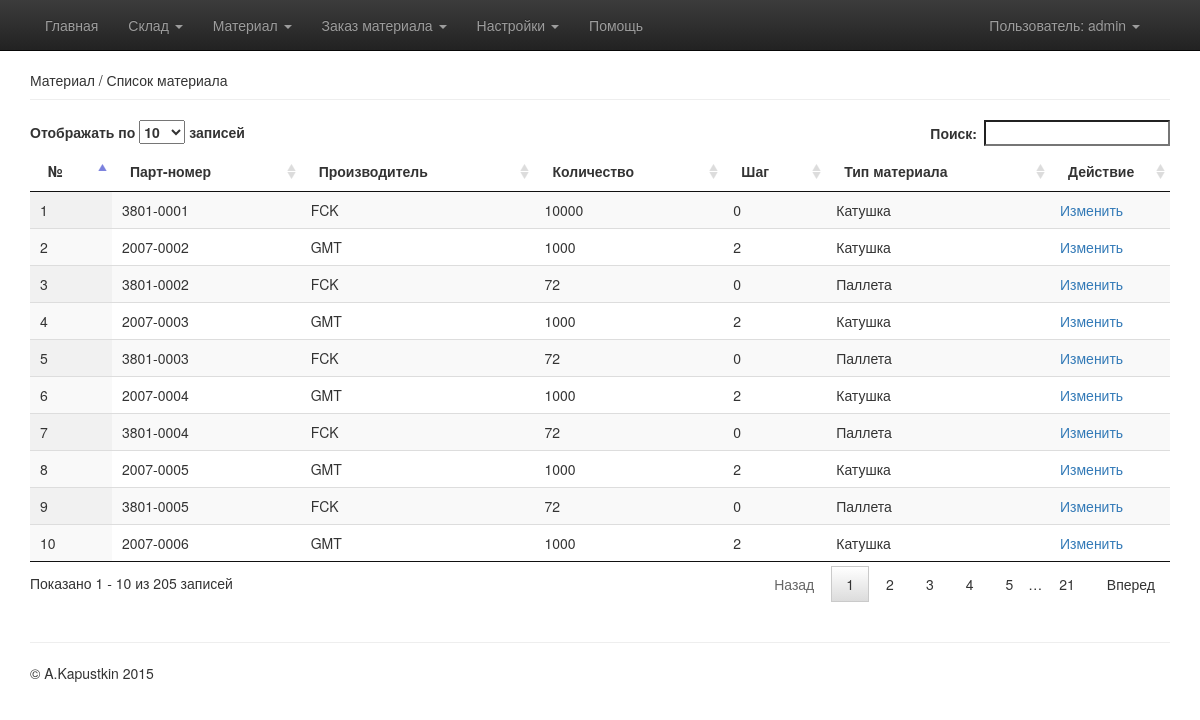
/material/list/ (signed in), run on the app's committed database.
### app/modules/users/models.py (models this page shows, shortened)
class User(db.Model, UserMixin):
        __tablename__ = 'tbl_users_list'
        id = db.Column(db.Integer, primary_key=True, autoincrement='ignore_fk')
        gen = db.Column(db.String(12), unique=True)
        login = db.Column(db.String(50), unique=True)
        password = db.Column(db.String(200))
        full_name = db.Column(db.String(200))
        user_role = db.Column(db.SmallInteger, default=role.user)
        job = db.Column(db.String(200))
        email = db.Column(db.String(200))
        birthday = db.Column(db.Date())
        invite_date = db.Column(db.Date())
        last_login = db.Column(db.Date())
        ip = db.Column(db.String(200))
        status = db.Column(db.SmallInteger, default=status.new)
        def is_authenticated(self):
            return True

### app/modules/material/models.py (models this page shows, shortened)
class Material(db.Model):
        __tablename__ = 'tbl_material'
        id = db.Column(db.Integer, primary_key=True, autoincrement='ignore_fk')
        part = db.Column(db.String(12), unique=True)
        vendor = db.Column(db.String(50))
        qty = db.Column(db.Integer)
        pitch = db.Column(db.SmallInteger)
        type = db.Column(db.SmallInteger)
        def get_type(self):
            tp = material_type()
            return tp.get_type(self.type)

### app/modules/material/views.py (the view)
@app.route('/material/list/')
@role_required()
def material_list():
    material_list = Material.query.order_by(Material.id)
    material = []
    for item in material_list:
        item.type_name = Material.get_type(item)
        material.append(item)
    return render_template('material/list.html', material_list=material_list)

### app/__init__.py (called while the page is built)
@login_manager.user_loader
def load_user(user_id):
    return db.session.query(User).get(user_id)

@app.before_request
def make_session_permanent():
    session.permanent = True
    app.permanent_session_lifetime = timedelta(minutes=60)

### app/modules/material/constants.py (called while the page is built)
    def get_type(self, type):
        if type is None:
            return None
        else:
            return self.type_names[type]

### app/views.py (called while the page is built, shortened)
def role_required(*roles):
    def wrapper(fn):
        @wraps(fn)
        def decorated_view(*args, **kwargs):
            if not current_user.is_authenticated():
                return current_app.login_manager.unauthorized()
            else:
                if not roles:
                    return fn(*args, **kwargs)
        return decorated_view
    return wrapper

### app/templates/material/list.html (shortened to what this page needs)
{% extends "base.html" %}
{%  block styles %}
    <link rel="stylesheet" type="text/css" href="{{ url_for('static', filename='css/dataTables/jquery.dataTables.css') }}" >
{% endblock %}
{% block content %}
    <div id="content">
        <div class="page-header">Материал / Список материала</div>
        <table id="tbl_Data" class="display">
            <thead>
                <tr>
                    <th>№</th>
                    <th>Парт-номер</th>
                    <th>Производитель</th>
                    <th>Количество</th>
                    <th>Шаг</th>
                    <th>Тип материала</th>
                    <th>Действие</th>
                </tr>
            </thead>
            <tbody>
             {% for item in material_list %}
             <tr>
                 <td>{{ loop.index }}</td>
                 <td>{{ item.part }}</td>
                 <td>{{ item.vendor }}</td>
                 <td>{{ item.qty }}</td>
                 <td>{{ item.pitch }}</td>
                 <td>{{ item.type_name}}</td>
                 <td width="100px">
                     <a class="edit" href="{{url_for('material_edit', part_name=item.part)}}">Изменить</a>
                 </td>
             </tr>
             {% endfor %}
            </tbody>
        </table>
    </div>
{% endblock %}

### app/templates/base.html (shortened to what this page needs)
<!DOCTYPE html>
<html lang="ru">
<head>
    <link href="{{ url_for('static', filename='css/bootstrap/bootstrap.min.css') }}" rel="stylesheet">
    <link href="{{ url_for('static', filename='css/bootstrap/bootstrap-theme.min.css') }}" rel="stylesheet">
    {% block styles %}{% endblock %}
</head>
<body>
<div class="navbar navbar-inverse navbar-fixed-top" role="navigation">
      <div class="container">
        <div class="navbar-header">
        <div class="navbar-collapse collapse">
          <ul class="nav navbar-nav">
            <li ><a href="/">Главная</a></li>
            <li class="dropdown">
              <a href="#" class="dropdown-toggle" data-toggle="dropdown">Склад <b class="caret"></b></a>
            </li>
            <li class="dropdown">
              <a href="#" class="dropdown-toggle" data-toggle="dropdown">Материал <b class="caret"></b></a>
            </li>
            <li class="dropdown">
              <a href="#" class="dropdown-toggle" data-toggle="dropdown">Заказ материала <b class="caret"></b></a>
            </li>
            {% if current_user.user_role == 0 %}
            <li class="dropdown">
              <a href="#" class="dropdown-toggle" data-toggle="dropdown">Настройки <b class="caret"></b></a>
            </li>
            {% endif %}
            <li><a href="{{ url_for('help_about') }}">Помощь</a></li>
          </ul>
        </div>
        </div>
        <div class="navbar-collapse collapse">
            <div class="navbar-form navbar-right" style="margin: 0px">
                <ul class="nav navbar-nav">
                <li class="dropdown">
                <a href="#" class="dropdown-toggle" data-toggle="dropdown">Пользователь: {{ current_user.login }} <b class="caret"></b></a>
                </li>
              </ul>
            </div>
        </div>
      </div>
    </div>
    <div class="container">
      <div style="height: 30px"></div>
      {% block content %}
      {% endblock %}
      <hr>
      <footer>
        <p>&copy; A.Kapustkin 2015</p>
      </footer>
    </div>
</body>
</html>

### data on the page
User: login "admin"
Material: part "3801-0001", vendor "FCK", qty "10000", pitch "0", type_name "Катушка"
Material: part "2007-0002", vendor "GMT", qty "1000", pitch "2", type_name "Катушка"
Material: part "3801-0002", vendor "FCK", qty "72", pitch "0", type_name "Паллета"
Material: part "2007-0003", vendor "GMT", qty "1000", pitch "2", type_name "Катушка"
Material: part "3801-0003", vendor "FCK", qty "72", pitch "0", type_name "Паллета"
Material: part "2007-0004", vendor "GMT", qty "1000", pitch "2", type_name "Катушка"
Material: part "3801-0004", vendor "FCK", qty "72", pitch "0", type_name "Паллета"
Material: part "2007-0005", vendor "GMT", qty "1000", pitch "2", type_name "Катушка"
Material: part "3801-0005", vendor "FCK", qty "72", pitch "0", type_name "Паллета"
Material: part "2007-0006", vendor "GMT", qty "1000", pitch "2", type_name "Катушка"
